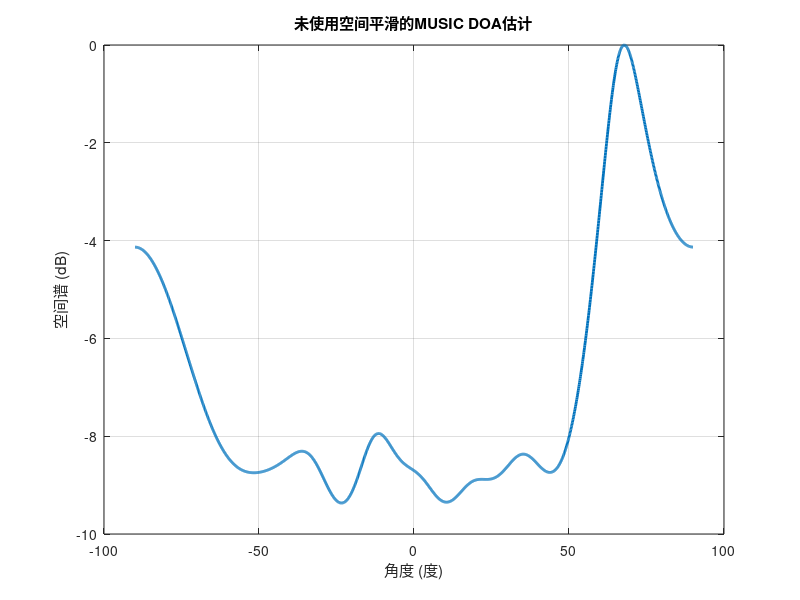
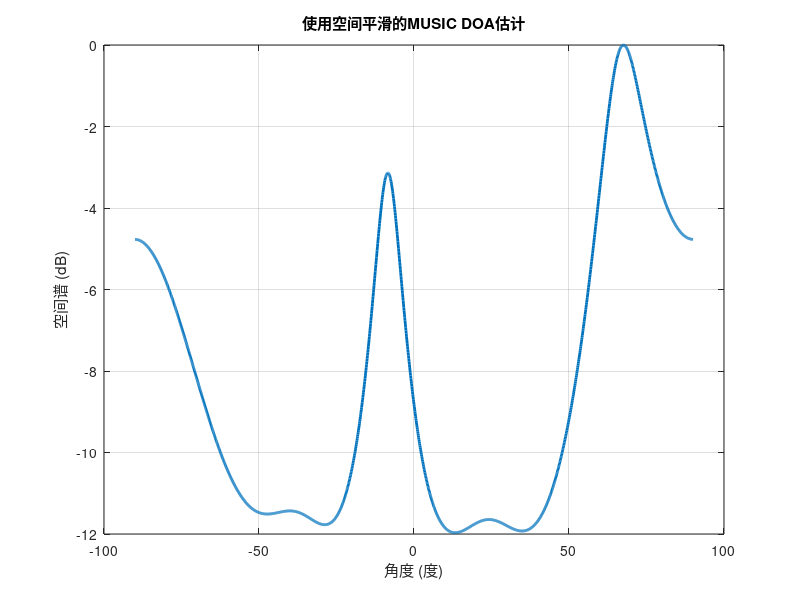

The MATLAB script that drew these images, in order: (Note: this script raises an error after producing the figures.)
% 参数设置
M = 8; % 阵列元件数量
L = 3; % 子阵列数量（用于空间平滑）
K = M - L + 1; % 每个子阵列的长度
K_signal = 2; % 相干信号源数量
d = 0.5; % 相邻传感器之间的距离（以波长为单位）
angles = [80, 60]; % 信号源的真实波达方向（以度为单位）

% 生成信号
Nsnapshot = 10; % 快拍数量
S1 = exp(1j * 2 * pi * rand(1, Nsnapshot));
S = repmat(S1, K_signal, 1); % 生成相干信号源

% 阵列方向向量
A = exp(-1j * 2 * pi * d * (0:M-1).' * sind(angles));

% 生成具有相干信号的阵列数据
X = A * S;

% 增强相干性
X(:, 2:end) = X(:, 1:end-1) + 0.99 * X(:, 2:end);

% 添加噪声
SNR_db = 10; % 信噪比（以dB为单位）
SNR = 10^(SNR_db / 10);
signal_power = mean(abs(X(:)).^2);
noise_power = signal_power / SNR;
X = X + sqrt(noise_power/2) * (randn(size(X)) + 1j * randn(size(X)));

% ============ 未使用空间平滑的MUSIC算法 ============
R_no_smooth = (1/Nsnapshot) * (X * X'); % 完整阵列协方差矩阵

% 特征值分解
[Evec_no_smooth, Eval_no_smooth] = eig(R_no_smooth);
[~, idx_no_smooth] = sort(diag(Eval_no_smooth), 'descend');
Evec_no_smooth = Evec_no_smooth(:, idx_no_smooth);
En_no_smooth = Evec_no_smooth(:, K_signal+1:end); % 噪声子空间

% 使用MUSIC算法进行DOA估计（未使用空间平滑）
theta_scan = -90:0.1:90;
P_MUSIC_no_smooth = zeros(size(theta_scan));
for i = 1:length(theta_scan)
    a = exp(-1j * 2 * pi * d * (0:M-1).' * sind(theta_scan(i)));
    P_MUSIC_no_smooth(i) = 1 / (a' * (En_no_smooth * En_no_smooth') * a);
end

% 绘制空间谱（未使用空间平滑）
P_MUSIC_no_smooth = 10*log10(abs(P_MUSIC_no_smooth) / max(abs(P_MUSIC_no_smooth)));
figure;
plot(theta_scan, P_MUSIC_no_smooth, 'LineWidth', 2);
grid on;
xlabel('角度 (度)');
ylabel('空间谱 (dB)');
title('未使用空间平滑的MUSIC DOA估计');

% ============ 使用空间平滑的MUSIC算法 ============
% 空间平滑
R_smooth = zeros(K, K);
for m = 1:L
    R_smooth = R_smooth + X(m:m+K-1, :) * X(m:m+K-1, :)';
end
R_smooth = R_smooth / L;

% 特征值分解
[Evec, Eval] = eig(R_smooth);
[~, idx] = sort(diag(Eval), 'descend');
Evec = Evec(:, idx);
En = Evec(:, K_signal+1:end); % 噪声子空间

% 使用MUSIC算法进行DOA估计（使用空间平滑）
P_MUSIC = zeros(size(theta_scan));
for i = 1:length(theta_scan)
    a = exp(-1j * 2 * pi * d * (0:K-1).' * sind(theta_scan(i)));
    P_MUSIC(i) = 1 / (a' * (En * En') * a);
end

% 绘制空间谱（使用空间平滑）
P_MUSIC = 10*log10(abs(P_MUSIC) / max(abs(P_MUSIC)));
figure;
plot(theta_scan, P_MUSIC, 'LineWidth', 2);
grid on;
xlabel('角度 (度)');
ylabel('空间谱 (dB)');
title('使用空间平滑的MUSIC DOA估计');

% 显示结果（使用空间平滑）
[~, locs] = findpeaks(P_MUSIC, 'SortStr', 'descend', 'NPeaks', K_signal);
estimated_angles = theta_scan(locs);
disp('使用空间平滑的估计DOA（度）：');
disp(estimated_angles);
